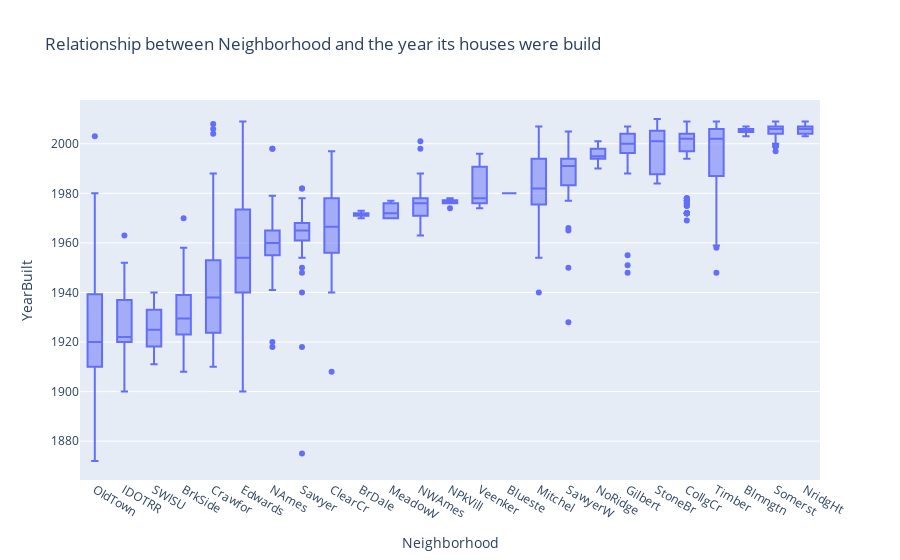

Here is the notebook cell this chart was saved with:
### Markdown cell above
As we can see here, there is a clear relationship between neighborhood and year build. There are neighborhoods that only have new buildings, and others where any house is being constructed. 

From the graph we can guess that though time some neighborhoods have appeared, because some of them only have houses from year 2000. Also, there are other neighborhoods (like 'OldTown') where there are no houses constructed after 1980.

### Code cell
fig2 = px.box(df2, x="Neighborhood", y="YearBuilt",title='Relationship between Neighborhood and the year its houses were build')
fig2.update_xaxes(categoryorder="median ascending")
py.iplot(fig2)

### Figure 1 — Plotly figure (JSON) as saved in the notebook; plotly's stock layout.template omitted (floating-point values rounded to 4 significant figures; data arrays with more than 128 entries replaced by an {"elided": "..."} marker saying what was removed)
{"data": [{"alignmentgroup": "True", "hovertemplate": "Neighborhood=%{x}<br>YearBuilt=%{y}<extra></extra>", "legendgroup": "", "marker": {"color": "#636efa"}, "name": "", "notched": false, "offsetgroup": "", "orientation": "v", "showlegend": false, "type": "box", "x": {"elided": "1460 str values"}, "x0": " ", "xaxis": "x", "y": {"elided": "1460 int values"}, "y0": " ", "yaxis": "y"}], "layout": {"boxmode": "group", "legend": {"tracegroupgap": 0}, "title": {"text": "Relationship between Neighborhood and the year its houses were build"}, "xaxis": {"anchor": "y", "categoryorder": "median ascending", "domain": [0, 1], "title": {"text": "Neighborhood"}}, "yaxis": {"anchor": "x", "domain": [0, 1], "title": {"text": "YearBuilt"}}}}
